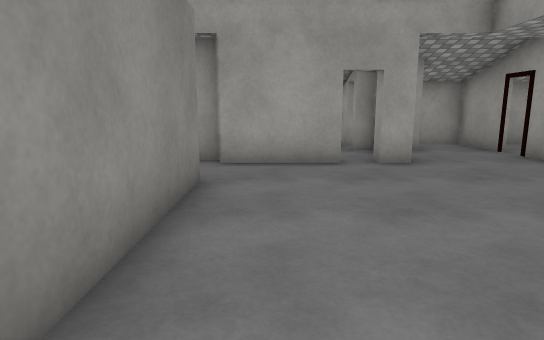
view 1 (above)

22 first-person views from a walk through a Unity game level. The camera is 1.2 m above the floor, tilts 10° down and sees 75° across. The floor is counted in squares, 1 m on a side. Each view is taken from the middle of a square. On the plan, view 1 faces up. The plan holds only what a view shows up to about 14 squares ahead; the rest is blank. The place goes on beyond the plan. The player character is not drawn. Door leaves are left out, so doorways stand open. Surface patterns are stand-ins for the level's own textures.

view 2
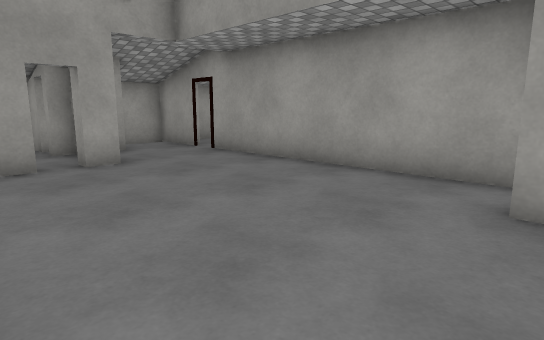

view 3
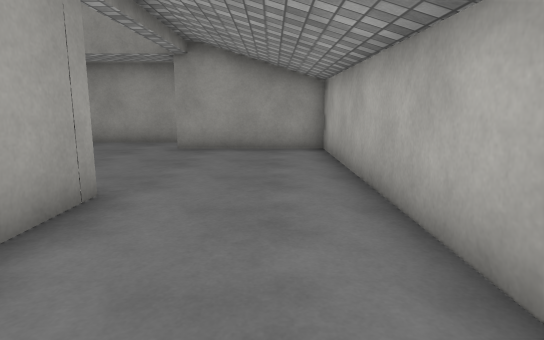

view 4
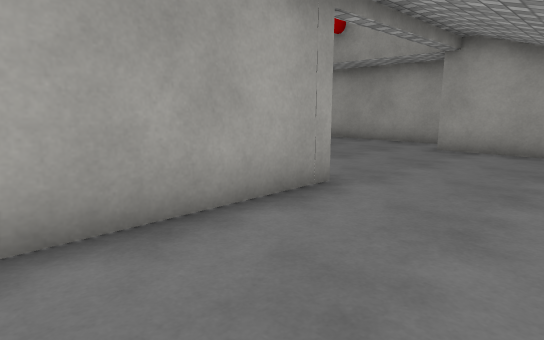

view 5
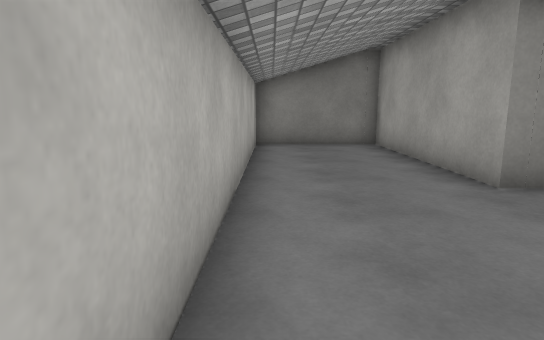

view 6
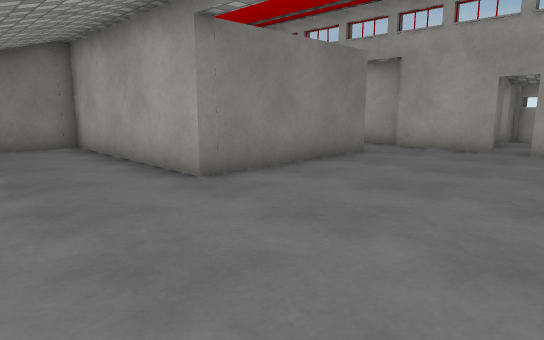

view 7
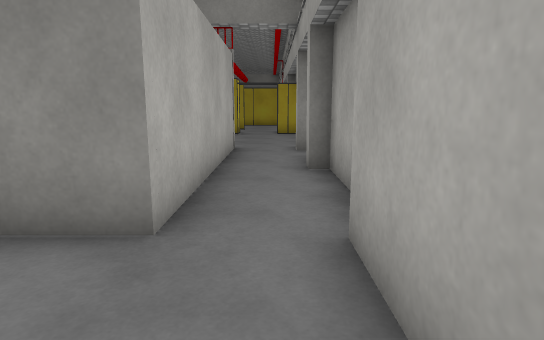

view 8
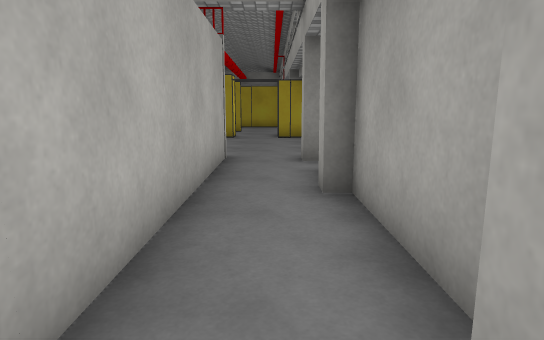

view 9
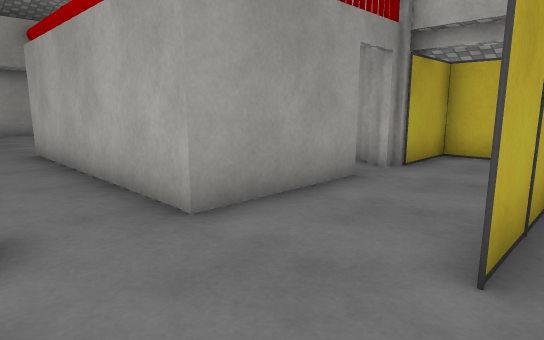

view 10
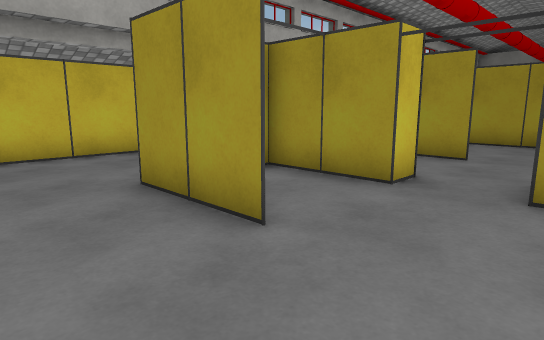

view 11
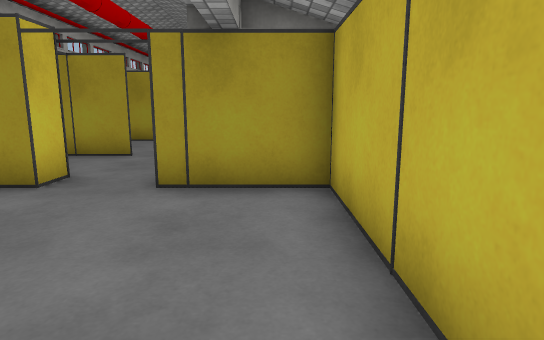

view 12
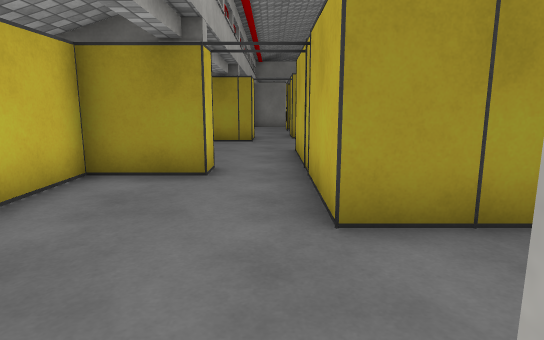

view 13
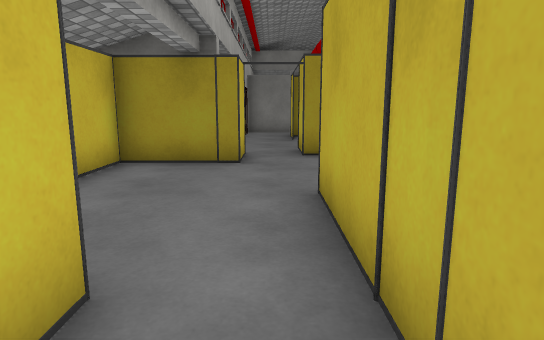

view 14
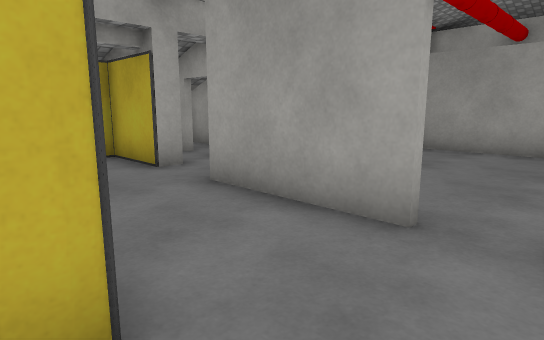

view 15
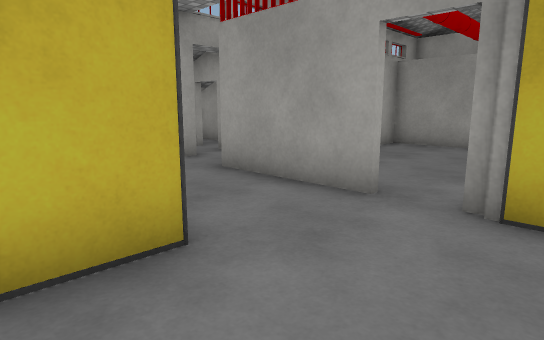

view 16
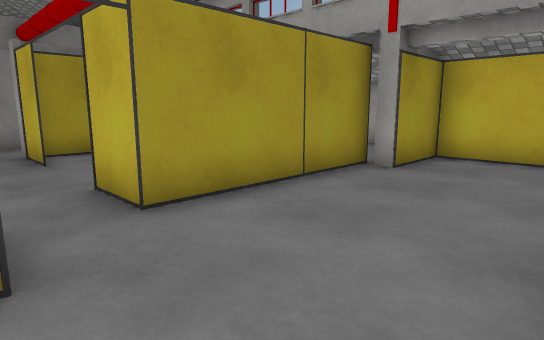

view 17
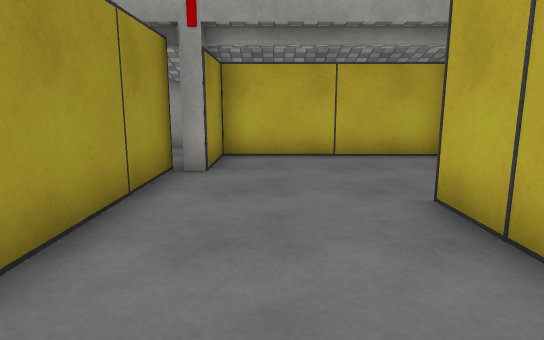

view 18
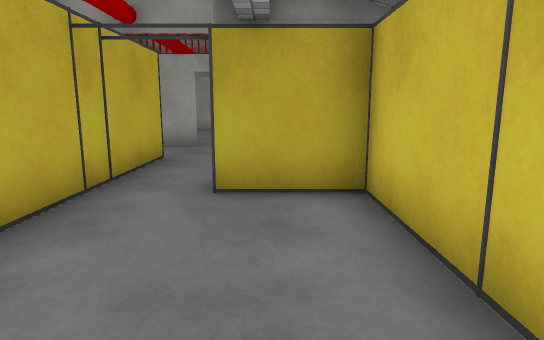

view 19
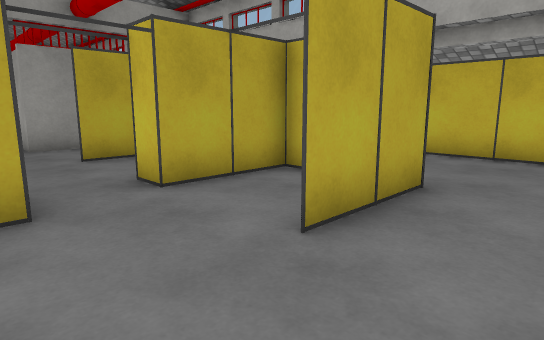

view 20
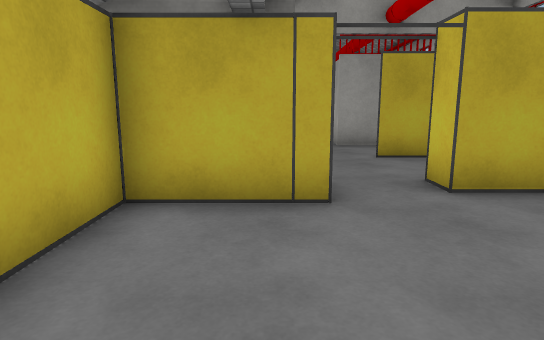

view 21
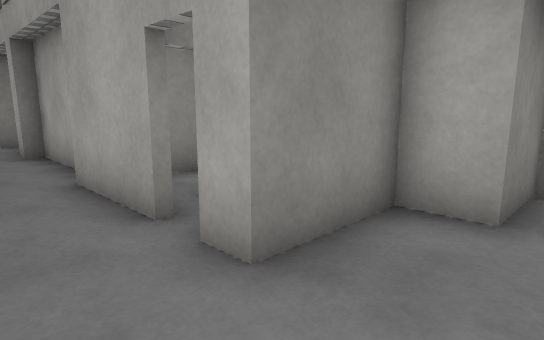

view 22
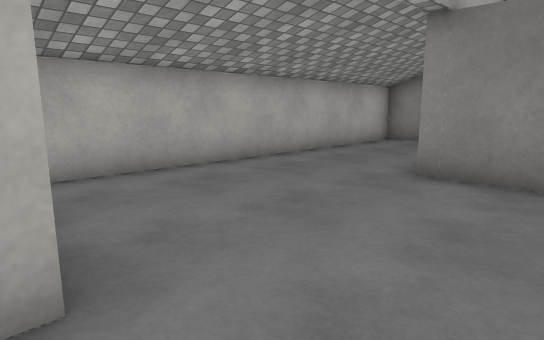

### Floor plan
Points are (right, up) in squares from view 1. A wall is a line through its corners. A room is listed if a view was taken in it or the views show most of it. See-through windows are left out.
Room 1 (views 1, 2, 3, 4, 5, 6, 7, 8, 21, 22)
walls: (1.6, 7.7) (-1.2, 7.7); (-1.1, 8.1) (-4.9, 8.1); (6.3, 1.1) (6.3, 8.8); (-4.9, 7.7) (-5.5, 7.7); (3.1, 10.1) (3.1, 7.7) (2.4, 7.7) (2.4, 8.2); (1, 10.8) (1, 10); (-8.6, 5.9) (-1.2, 5.9) (-1.2, 0.4) (-7.7, 0.4) (-7.7, -3.5) (4.5, -3.5) (4.5, 0.9); (6.3, 9.8) (6.3, 11.9) (4.2, 12) (4.2, 10.1) (2.4, 10.1) (2.4, 10.5); (-8, 8.2) (-8, 7.7) (-8.6, 7.7)
ways out: opening at (-8, 7) to room 2; opening at (-7, 8); open door at (5.5, 1); open door at (6, 9)
Room 2 (views 9, 10, 11)
walls: (-8.6, 7.7) (-8.6, 9.9) (-14.2, 9.9) (-14.2, 7.1); (-14.2, 5.4) (-14.2, 2.6); (-11.4, 2.6) (-11.4, 5.5)
ways out: opening at (-8, 7) to room 1; opening at (-9.5, 5.5) to room 3; opening at (-14.5, 6.5) to room 5
Room 3 (views 12, 13, 14, 15)
walls: (-8.6, 2.4) (-8.6, 5.9); (-8.4, 1) (-7.9, 1); (-8.6, 0.4) (-8.6, 1.4); (-11.4, 5.5) (-11.4, 2.7) (-15.4, 2.7); (-15.1, 0.8) (-14.2, 0.8) (-14.2, -1.3) (-8.8, -1.3) (-8.8, 0.9)
ways out: opening at (-9.5, 5.5) to room 2; opening at (-14.5, 1.5) to room 4; opening at (-8, 2) to room 6
Room 4 (views 16, 17, 18)
walls: (-20.7, 1.3) (-20.7, -1.3) (-15.1, -1.3) (-15.1, 0.8); (-15.4, 2.7) (-17.9, 2.7)
ways out: opening at (-14.5, 1.5) to room 3; opening at (-19.3, 2) to room 5
Room 5 (views 19, 20)
walls: (-15.6, 7.1) (-15.6, 9.9) (-21.2, 9.9) (-21.2, 7.7) (-21.8, 7.7); (-17.9, 2.7) (-17.9, 5.5) (-17.9, 2.6); (-15.1, 2.7) (-15.1, 5.4) (-14.2, 5.4); (-22, 8) (-22, 2.7); (-22.3, 1.3) (-20.7, 1.3)
ways out: opening at (-14.5, 6.5) to room 2; opening at (-19.3, 2) to room 4; opening at (-22, 2)
Room 6 (no view inside)
walls: (-1.4, 2.4) (-1.4, 5.7) (-2.4, 5.7)
ways out: opening at (-8, 2) to room 3

Positions as (right, up) in squares from view 1, and headings:
1: (0, 0), facing up
2: (0, 0), facing up-right
3: (-6, -2), facing right
4: (-6, -3), facing up-right
5: (4, -3), facing left
6: (4, -3), facing up-left
7: (2, 7), facing left
8: (0, 7), facing left
9: (-12, 8), facing down-right
10: (-9, 8), facing down-left
11: (-9, 9), facing left
12: (-8, 2), facing left
13: (-13, 2), facing left
14: (-12, 1), facing up-right
15: (-13, 0), facing up-right
16: (-18, 1), facing up-left
17: (-20, 1), facing up
18: (-20, 0), facing right
19: (-20, 8), facing down-right
20: (-20, 8), facing right
21: (5, 6), facing up-left
22: (5, 3), facing down-left
